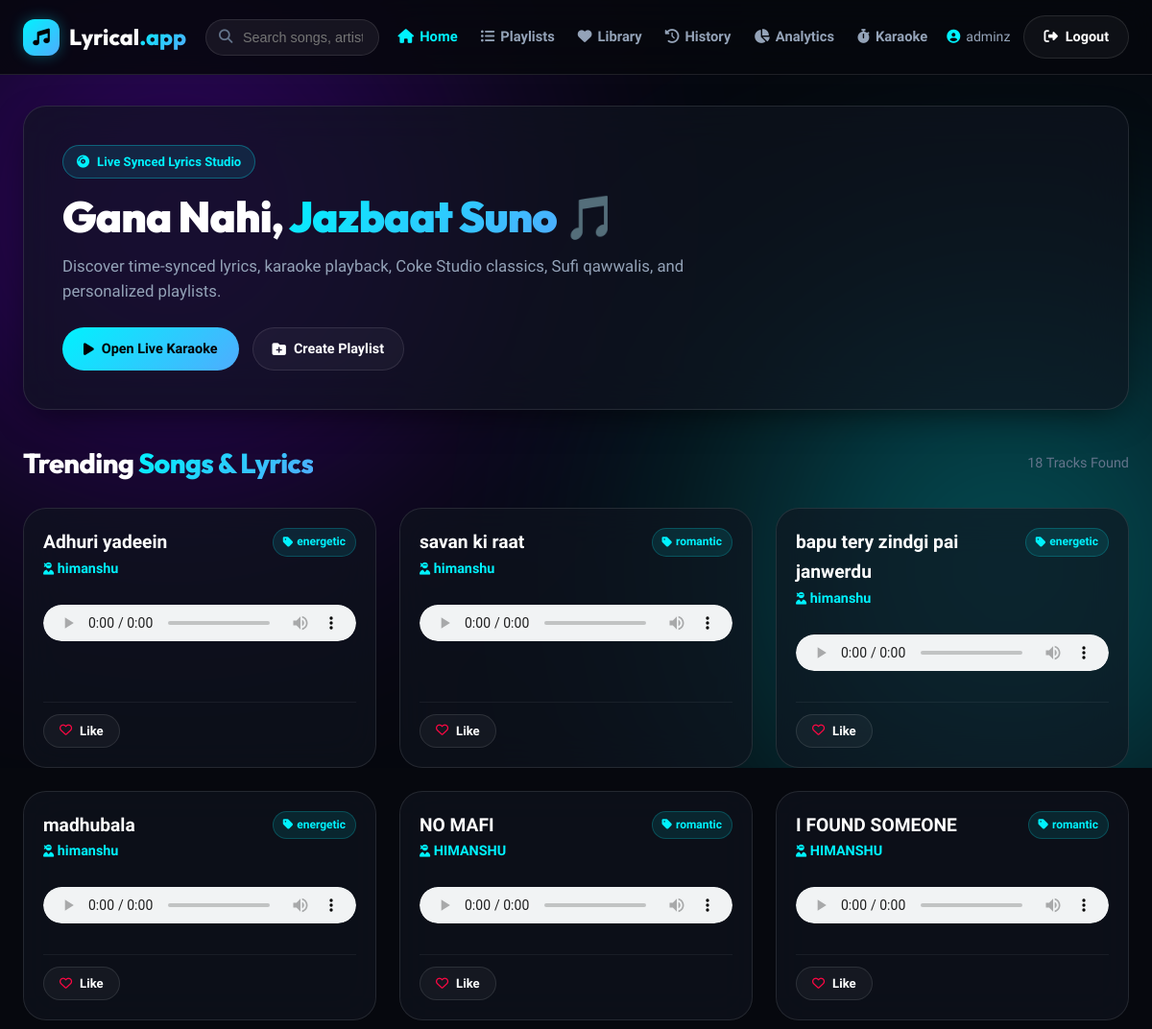
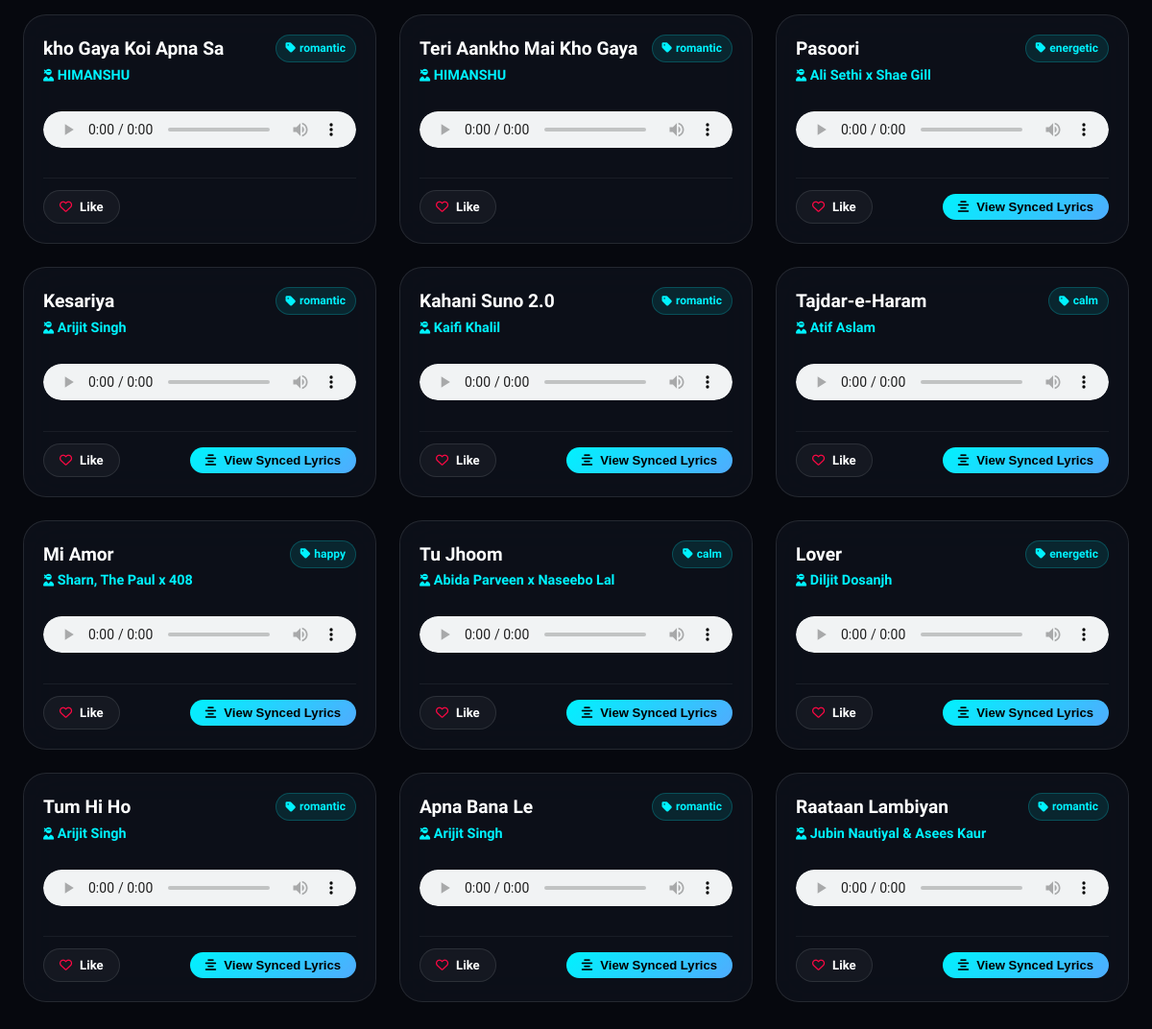
Screenshot of / (signed in) with the database file from the repository (2 pictures, top to bottom).
### sunodhun/models.py (models this page shows, shortened)
class Song(models.Model):
    title = models.CharField(max_length=200)
    artist = models.CharField(max_length=200)
    album = models.ForeignKey(Album, on_delete=models.CASCADE, related_name='songs', blank=True, null=True)
    audio_file = models.FileField(upload_to='songs/')
    duration = models.PositiveIntegerField(help_text="Duration in seconds", blank=True, null=True)
    uploaded_at = models.DateTimeField(auto_now_add=True)
    play_count = models.PositiveIntegerField(default=0)
    MOOD_CHOICES = [
        ('happy', 'Happy'),
        ('sad', 'Sad'),
        ('energetic', 'Energetic'),
        ('calm', 'Calm'),
        ('romantic', 'Romantic'),
    ]
    mood = models.CharField(max_length=20, choices=MOOD_CHOICES, blank=True, null=True, editable=False)
    LANGUAGE_CHOICES = [
        ('bollywood', 'Bollywood'),
        ('punjabi', 'Punjabi'),
        ('other', 'Other'),
    ]
    language = models.CharField(max_length=20, choices=LANGUAGE_CHOICES, default='other')
    lyrics = models.TextField(blank=True, null=True, help_text="LRC format: [00:12.00]Line text")

### sunodhun/views.py (the view)
# urls.py: 2. Add a URL to urlpatterns:  path('', views.home, name='home')
@login_required
def home(request):
    query = request.GET.get('q', '')
    if query:
        songs = Song.objects.filter(title__icontains=query) | \
                Song.objects.filter(artist__icontains=query) | \
                Song.objects.filter(mood__icontains=query) | \
                Song.objects.filter(language__icontains=query)
    else:
        songs = Song.objects.all()
    return render(request, 'home.html', {'songs': songs, 'query': query})

### lyrical/templates/home.html (shortened to what this page needs)
{% extends 'base.html' %}
{% block content %}
<div class="glass-panel" style="position: relative; overflow: hidden; padding: 40px; margin-bottom: 32px;">
  <div style="max-width: 650px; position: relative; z-index: 2;">
    <div style="display: inline-flex; align-items: center; gap: 8px; padding: 6px 14px; border-radius: 50px; background: rgba(0,242,254,0.1); border: 1px solid rgba(0,242,254,0.3); color: var(--accent-cyan); font-weight: 700; font-size: 0.82rem; margin-bottom: 14px;">
      <i class="fa-solid fa-compact-disc fa-spin"></i> Live Synced Lyrics Studio
    </div>
    <h1 style="font-size: 2.8rem; font-weight: 900; line-height: 1.15; margin-bottom: 12px;">
      Gana Nahi, <span class="gradient-text">Jazbaat Suno</span> 🎵
    </h1>
    <p style="color: var(--text-muted); font-size: 1.05rem; margin-bottom: 24px;">
      Discover time-synced lyrics, karaoke playback, Coke Studio classics, Sufi qawwalis, and personalized playlists.
    </p>
    <div style="display: flex; gap: 14px;">
      <a href="{% url 'lyrics_timer' %}" class="btn-primary"><i class="fa-solid fa-play"></i> Open Live Karaoke</a>
      <a href="{% url 'playlists' %}" class="btn-glass"><i class="fa-solid fa-folder-plus"></i> Create Playlist</a>
    </div>
  </div>
</div>
<div style="display: flex; align-items: center; justify-content: space-between; margin-bottom: 20px;">
  <h2 style="font-size: 1.8rem; font-weight: 800;">
    {% if query %}Search Results for "<span class="gradient-text">{{ query }}</span>"{% else %}Trending <span class="gradient-text">Songs & Lyrics</span>{% endif %}
  </h2>
  <span style="color: var(--text-dim); font-size: 0.9rem;">{{ songs.count }} Tracks Found</span>
</div>
<div class="song-grid-container">
  {% for song in songs %}
    <div class="django-song-card">
      <div>
        <div class="song-card-header">
          <div>
            <div class="song-card-title">{{ song.title }}</div>
            <div class="song-card-artist"><i class="fa-solid fa-user-ninja" style="font-size: 0.8rem;"></i> {{ song.artist }}</div>
          </div>
          {% if song.mood %}
            <span class="song-meta-badge"><i class="fa-solid fa-tag"></i> {{ song.mood }}</span>
          {% endif %}
        </div>
        {% if song.audio_file %}
          <audio controls class="django-audio-player" data-song-id="{{ song.id }}" preload="metadata">
            <source src="{{ song.audio_file.url }}">
          </audio>
        {% endif %}
      </div>
      <div style="display: flex; align-items: center; justify-content: space-between; padding-top: 12px; border-top: 1px solid rgba(255,255,255,0.06); margin-top: 10px;">
        <a href="{% url 'toggle_like' song.id %}" class="btn-glass" style="padding: 6px 16px; font-size: 0.82rem;">
          <i class="fa-regular fa-heart" style="color: var(--accent-pink);"></i> Like
        </a>
        {% if song.lyrics %}
          <button type="button" class="btn-primary" style="padding: 6px 16px; font-size: 0.82rem;" onclick="toggleLyrics({{ song.id }})">
            <i class="fa-solid fa-align-center"></i> View Synced Lyrics
          </button>
        {% endif %}
      </div>
    </div>
  {% endfor %}
</div>
{% endblock %}

### lyrical/templates/base.html (shortened to what this page needs)
{% load static %}
<!DOCTYPE html>
<html lang="en">
<head>
  <link rel="stylesheet" href="https://cdnjs.cloudflare.com/ajax/libs/font-awesome/6.4.0/css/all.min.css">
  <link rel="stylesheet" href="{% static 'css/style.css' %}">
</head>
<body>
  <div class="bg-glow-container">
    <div class="glow-orb glow-orb-1"></div>
    <div class="glow-orb glow-orb-2"></div>
  </div>
  <nav class="navbar">
    <div class="container nav-container">
      <a href="{% url 'home' %}" class="brand-logo">
        <div class="logo-icon"><i class="fa-solid fa-music"></i></div>
        <span>Lyrical<span class="gradient-text">.app</span></span>
      </a>
      <form method="GET" action="{% url 'home' %}" class="nav-search-form">
        <i class="fa-solid fa-magnifying-glass"></i>
        <input type="text" name="q" class="nav-search-input" placeholder="Search songs, artists, mood..." value="{{ query|default:'' }}">
      </form>
      <ul class="nav-links">
        <li><a href="{% url 'home' %}" class="nav-link {% if request.resolver_match.url_name == 'home' %}active{% endif %}"><i class="fa-solid fa-house"></i> Home</a></li>
        <li><a href="{% url 'playlists' %}" class="nav-link {% if request.resolver_match.url_name == 'playlists' %}active{% endif %}"><i class="fa-solid fa-list-ul"></i> Playlists</a></li>
        <li><a href="{% url 'library' %}" class="nav-link {% if request.resolver_match.url_name == 'library' %}active{% endif %}"><i class="fa-solid fa-heart"></i> Library</a></li>
        <li><a href="{% url 'history' %}" class="nav-link {% if request.resolver_match.url_name == 'history' %}active{% endif %}"><i class="fa-solid fa-clock-rotate-left"></i> History</a></li>
        <li><a href="{% url 'analytics' %}" class="nav-link {% if request.resolver_match.url_name == 'analytics' %}active{% endif %}"><i class="fa-solid fa-chart-pie"></i> Analytics</a></li>
        <li><a href="{% url 'lyrics_timer' %}" class="nav-link {% if request.resolver_match.url_name == 'lyrics_timer' %}active{% endif %}"><i class="fa-solid fa-stopwatch"></i> Karaoke</a></li>
      </ul>
      <div class="user-auth-box">
        {% if user.is_authenticated %}
          <span class="user-name-tag"><i class="fa-solid fa-user-circle" style="color: var(--accent-cyan);"></i> {{ user.username }}</span>
          <a href="{% url 'logout' %}" class="btn-glass"><i class="fa-solid fa-right-from-bracket"></i> Logout</a>
        {% else %}
          <a href="{% url 'login' %}" class="btn-glass">Login</a>
          <a href="{% url 'signup' %}" class="btn-primary">Sign Up</a>
        {% endif %}
      </div>
    </div>
  </nav>
  <main class="container">
    {% block content %}
    {% endblock %}
  </main>
</body>
</html>

### rows the page displays
Song: title "Adhuri yadeein", artist "himanshu", mood "energetic"
Song: title "savan ki raat", artist "himanshu", mood "romantic"
Song: title "bapu tery zindgi pai janwerdu", artist "himanshu", mood "energetic"
Song: title "madhubala", artist "himanshu", mood "energetic"
Song: title "NO MAFI", artist "HIMANSHU", mood "romantic"
Song: title "I FOUND SOMEONE", artist "HIMANSHU", mood "romantic"
Song: title "kho Gaya Koi Apna Sa", artist "HIMANSHU", mood "romantic"
Song: title "Teri Aankho Mai Kho Gaya", artist "HIMANSHU", mood "romantic"
Song: title "Pasoori", artist "Ali Sethi x Shae Gill", mood "energetic"
Song: title "Kesariya", artist "Arijit Singh", mood "romantic"
Song: title "Kahani Suno 2.0", artist "Kaifi Khalil", mood "romantic"
Song: title "Tajdar-e-Haram", artist "Atif Aslam", mood "calm"
Song: title "Mi Amor", artist "Sharn, The Paul x 408", mood "happy"
Song: title "Tu Jhoom", artist "Abida Parveen x Naseebo Lal", mood "calm"
Song: title "Lover", artist "Diljit Dosanjh", mood "energetic"
Song: title "Tum Hi Ho", artist "Arijit Singh", mood "romantic"
Song: title "Apna Bana Le", artist "Arijit Singh", mood "romantic"
Song: title "Raataan Lambiyan", artist "Jubin Nautiyal & Asees Kaur", mood "romantic"

### other values shown
{{ user.username }} "adminz"
{{ songs.count }} "18"
